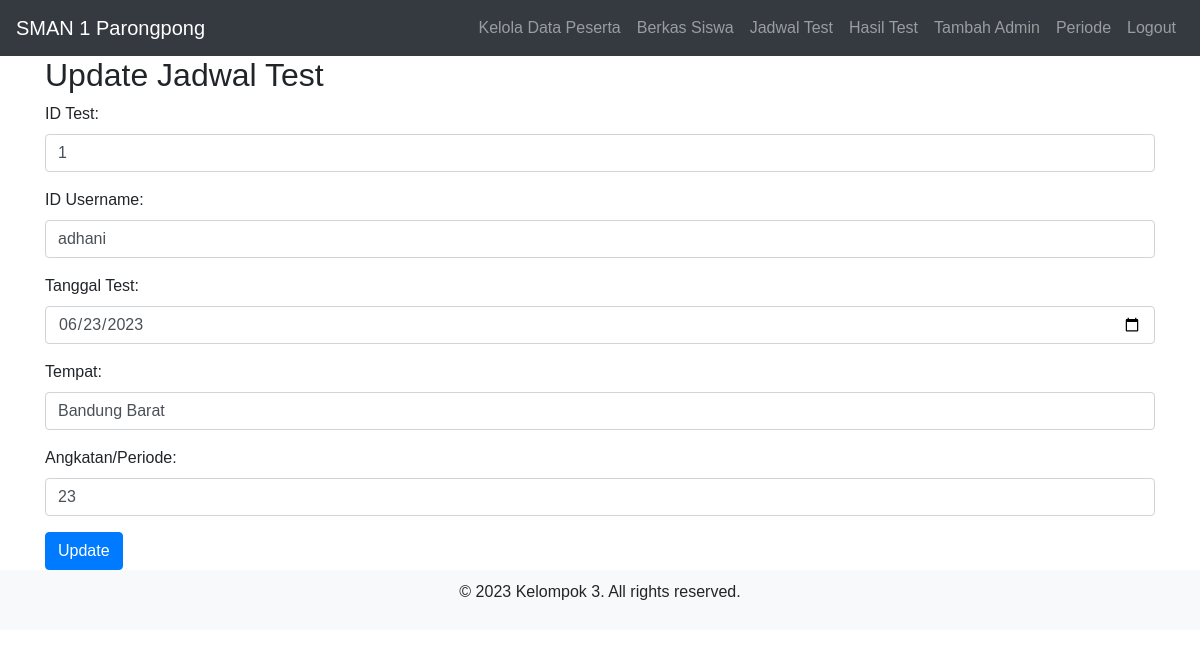
/form_update_jadwal.php?id_jadwal=1 (signed in), run on the app's committed database.
### tables this page shows
CREATE TABLE `jadwal` (
  `id_jadwal` int(5) NOT NULL,
  `id_test` int(5) NOT NULL,
  `username` varchar(50) NOT NULL,
  `tanggal_test` date NOT NULL,
  `tempat` varchar(50) NOT NULL,
  `angkatan` varchar(20) NOT NULL
);

### form_update_jadwal.php (the view, shortened to what this page needs)
<?php
include "koneksi.php";
if (isset($_GET['id_jadwal'])) {
    $id = $_GET['id_jadwal'];
} elseif (isset($_POST['id_jadwal'])) {
    $id = $_POST['id_jadwal'];
} else {
    $id = '';
}
$data = mysqli_query($koneksi, "SELECT * FROM jadwal WHERE id_jadwal = '$id'");
$jadwal = mysqli_fetch_assoc($data);
?>
<!DOCTYPE html>
<html>
<head>
    <link rel="stylesheet" href="https://maxcdn.bootstrapcdn.com/bootstrap/4.5.2/css/bootstrap.min.css">
</head>
<body>
   <nav class="navbar navbar-expand-md bg-dark navbar-dark">
        <a class="navbar-brand" href="Dashboard.php">SMAN 1 Parongpong</a>
        <div class="collapse navbar-collapse" id="collapsibleNavbar">
            <ul class="navbar-nav ml-auto">
                <li class="nav-item">
                    <a class="nav-link" href="http://localhost/Prakp3l/kelola_peserta.php">Kelola Data Peserta</a>
                </li>
                <li class="nav-item">
                    <a class="nav-link" href="http://localhost/Prakp3l/berkas_siswa.php">Berkas Siswa</a>
                </li>
                <li class="nav-item">
                    <a class="nav-link" href="http://localhost/Prakp3l/jadwal.php">Jadwal Test</a>
                </li>
                <li class="nav-item">
                    <a class="nav-link" href="http://localhost/Prakp3l/hasil_test.php">Hasil Test</a>
                </li>
                <li class="nav-item">
                    <a class="nav-link" href="tambah_admin.php">Tambah Admin</a>
                </li>
                <li class="nav-item">
                    <a class="nav-link" href="periode.php">Periode</a>
                </li>
                <li class="nav-item">
                    <a class="nav-link" href="logout.php">Logout</a>
                </li>
            </ul>
        </div>
    </nav>
<div class="container">
    <h2 class="display-6">Update Jadwal Test</h2>
    <form action="update_jadwal.php" method="POST">
        <div class="form-group">
            <label for="id_test">ID Test:</label>
            <input type="text" class="form-control" id="id_test" name="id_test" value="<?php echo $jadwal["id_test"]; ?>" required>
        </div>
        <div class="form-group">
            <label for="username">ID Username:</label>
            <input type="text" class="form-control" id="username" name="username" value="<?php echo $jadwal["username"]; ?>" required>
        </div>
        <div class="form-group">
            <label for="tanggal_test">Tanggal Test:</label>
            <input type="date" class="form-control" id="tanggal_test" name="tanggal_test" value="<?php echo $jadwal["tanggal_test"]; ?>" required>
        </div>
        <div class="form-group">
            <label for="tempat">Tempat:</label>
            <input type="text" class="form-control" id="tempat" name="tempat" value="<?php echo $jadwal["tempat"]; ?>" required>
        </div>
        <div class="form-group">
            <label for="angkatan">Angkatan/Periode:</label>
            <input type="text" class="form-control" id="angkatan" name="angkatan" value="<?php echo $jadwal["angkatan"]; ?>" required>
        </div>
        <button type="submit" class="btn btn-primary">Update</button>
    </form>
</div>
    <div class="footer">
        <p>&copy; 2023 Kelompok 3. All rights reserved.</p>
    </div>
</body>
</html>

### form_update_jadwal.php (style rules this page uses)
body { font-family: Arial, sans-serif; }
.footer { background-color: #f8f9fa; padding: 10px 0; text-align: center; }

### data on the page
jadwal: id_test "1", username "adhani", tanggal_test "06/23/2023", tempat "Bandung Barat", angkatan "23"
